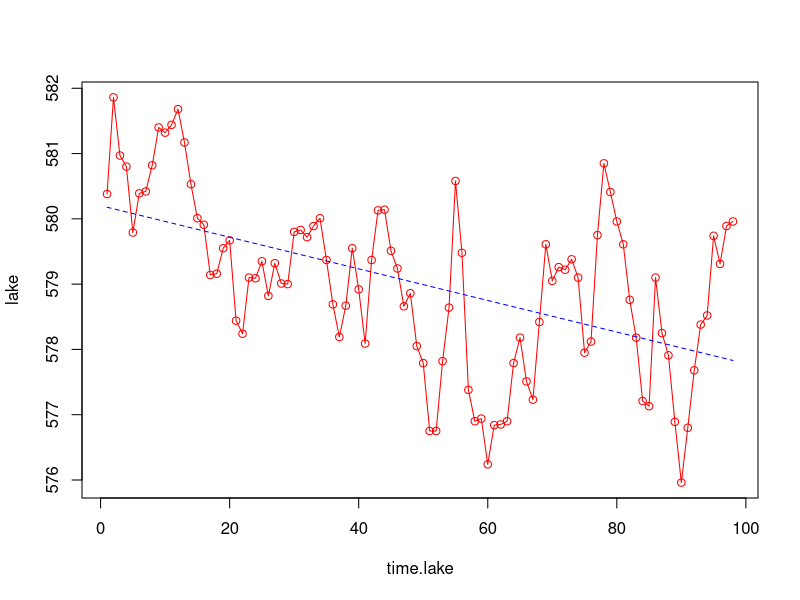

Reproduce this figure in R. (Note: this script raises an error after producing the figure.)
lake <- LakeHuron
time.lake <- seq(1:length(lake))

plot(time.lake, lake, col = "red", type = "o")

# Linear model
lake.linear.model <- lm(lake ~ time.lake)
summary(lake.linear.model)

# Plotting fitted model
lines(time.lake, fitted(lake.linear.model), col = "blue", lty = 2)

# Prevision
fcast <- forecast(lake.linear.model, newdata=data.frame(time.lake = 99))
plot(fcast)

# Plotting residuals
plot(time.lake, lake.linear.model$residuals, type = "o")